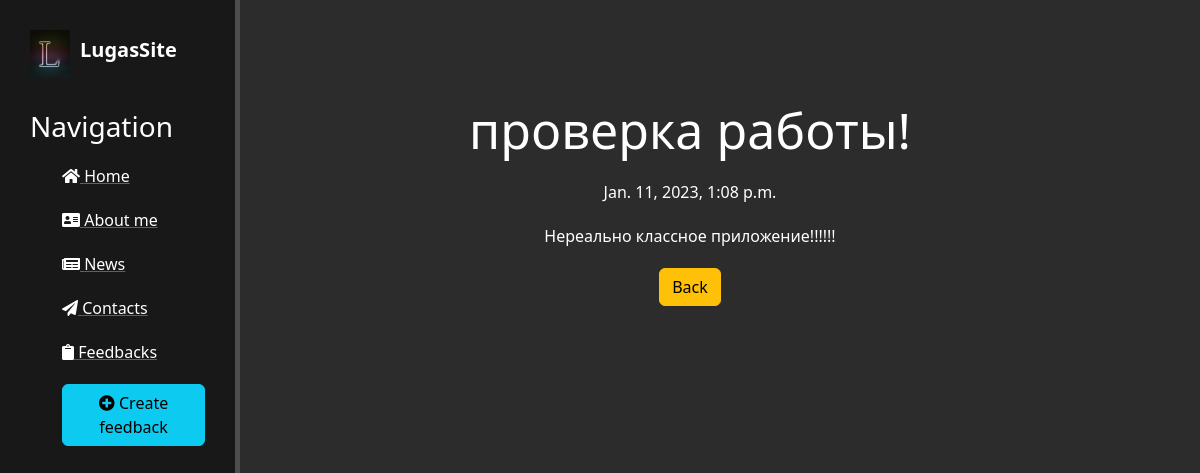
Screenshot of /news/1 with the database file from the repository.
### news/models.py (models this page shows, shortened)
class Articles(models.Model):
    title = models.CharField('Title', max_length=50)
    anons = models.CharField('Anons', max_length=250)
    content = models.TextField('Content')
    date = models.DateTimeField('Date of publication')
    class Meta:
        verbose_name = 'News'
        verbose_name_plural = "News"

### news/views.py (the view)
class NewsDetailView(DetailView):
    model = Articles
    template_name = 'news/details_view.html'
    context_object_name = 'article'

### news/templates/news/details_view.html (shortened to what this page needs)
{% extends 'main/layout.html' %}
{% block content %}
    <div class="features">
        <h1>{{ article.title }}</h1>
        <p>{{ article.date }}</p>
        <p>{{ article.content }}</p>
        <a href="{% url 'news_home' %}" class="btn btn-warning">Back</a>
    </div>
{% endblock %}

### main/static/main/css/main.css (style rules this page uses)
body { background: #2c2c2c; }
main .features { float: left; color: #fff; margin-top: 100px; text-align: center; width: 75%; }
main .features h1 { font-size: 50px; }
main .features p { max-width: 400px; margin: 20px auto; }

### rows the page displays
Articles: title "проверка работы!", date "Jan. 11, 2023, 1:08 p.m.", content "Нереально классное приложение!!!!!!"
